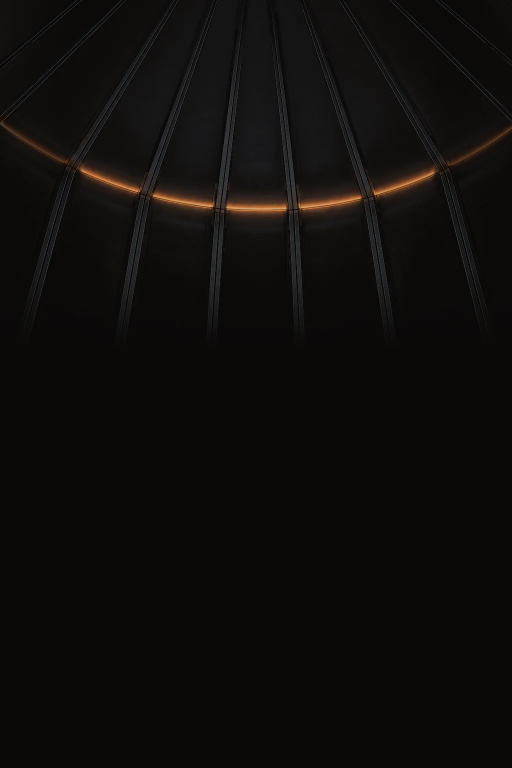
#> input picture img/headroom/ember.webp, 1024 x 1536 px (shown at 1/2 size)
$ python refine_plate.py ../../img/headroom/ember.webp ../../img/headroom/ember_glow.png ../../img/headroom/ember_glow.png ../../img/headroom/ember_glow.png
#> lines starting #> are read from the running program, lines starting #| are printed output that depends on the picture; after the words box and inside, x2 and y2 are one past the last pixel; in counts of white or black regions, pixels touching at a corner belong together
#> call 2 of load, with p = '../../img/headroom/ember_glow.png'
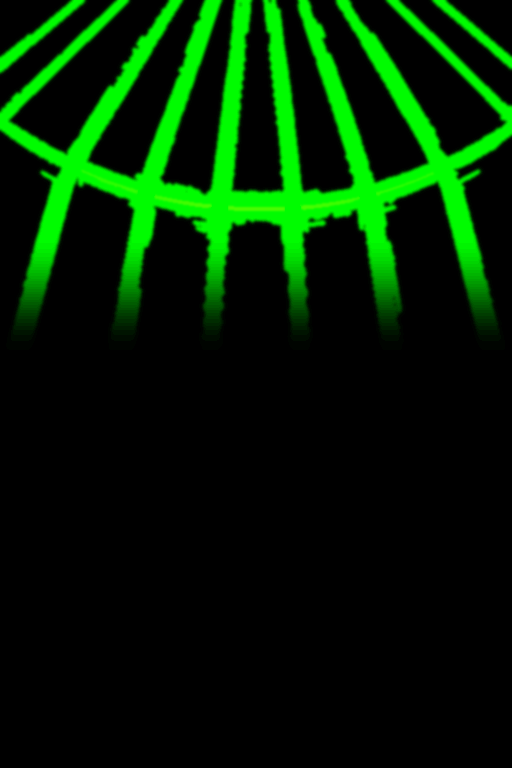
#> input picture img/headroom/ember_glow.png, 512 x 768 px
#!/usr/bin/env python3
"""Ember headroom plate, round 2 (ART 15.4 R9, the style anchor). Written by R (art refinement);
versioned in tools/art by F at R's request (2026-10-22), unchanged but for this header.

  python3 tools/art/refine_plate.py <high.png> <glass.png> <worktree> <review_dir>

<high.png>  gpt-image-2 high final (ribs and seam come from it).
<glass.png> one medium edit_image pass of the high final (smoked glass panels come from it; its
            ribs and seam sit on the same pixels, measured shift 0).
Writes <worktree>/img/headroom/ember.webp and ember_glow.png, the lossless graded plate to
<worktree>/assets/generated/ember-graded.png, and checks to <review_dir>/ember-checks.txt.

Grade (round 2, from the critic's notes):
  - ribs: hue neutralised to titanium #C0C4CA, the painted luminance structure kept and mapped
    onto a face of about .10 to .16 sRGB with 1 to 2 px edge highlights up to .28; the seam's warm
    light stays on the metal within about 15 px of it;
  - glass: the medium pass's smoked panels (curvature, sheen toward the top, the seam's light on
    the glass); saturation capped by brightness (dim glass is warm grey, never brown); darks lean to
    base #0F0D0C, the sheen to titanium's cool neutral;
  - seam: one continuous tone curve (no edge between seam and glass); heat-low orange body at
    saturation <= .70, heat-high only on the 1 to 2 px core over the central 30%; core peak about
    .45 linear at the crown, dimmer toward the ends; outside the outer rib junctions a dim line;
  - fade: one long ramp from row .30 to .46 on everything (no rib termination line); G multiplied
    by the same ramp;
  - off-emitter soft cap .26 sRGB before encoding (<= .30 decoded).
Mask: R = threshold (lum > .5 and (sat > .35 or lum > .8)) on the decoded plate, regions under
40 px dropped, rib mask subtracted, closed r6, ribs subtracted again, weighted crown 1.0 to ends
.6, times R_GAIN (the in-game brightness calibration, see the status file). G = Sobel of luminance,
85th percentile, dilate 2, blur, times the fade ramp. B = 0.
Needs numpy, Pillow, cwebp/dwebp. No network, no API calls.
"""
import os
import subprocess
import sys
from collections import deque

import numpy as np
from PIL import Image, ImageFilter

SRC_H, SRC_G, WT, REV = sys.argv[1], sys.argv[2], sys.argv[3], sys.argv[4]
W, H = 1024, 1536
GW, GH = 512, 768
LUM = np.array([0.2126, 0.7152, 0.0722], np.float32)
HEAT_HI_HUE = 33.8           # hue of #FFD9A8
HEAT_HI_SAT = 0.34           # saturation of #FFD9A8
BODY_HUE = 25.5              # heat-low #FF7A1A is 25.2
SAT_BODY = float(os.environ.get('SAT_BODY', '0.64'))   # hot saturation before encoding (WebP adds ~.06)
SAT_HALO = 0.56              # the halo and the glass (brief: <= .60 decoded)
CORE_SRGB = float(os.environ.get('CORE_SRGB', '0.68'))  # crown core luminance, sRGB (.70 = .45 linear)
R_GAIN = float(os.environ.get('R_GAIN', '0.30'))
OFF_CAP = 0.26               # off-emitter soft cap before encoding (brief: .30 decoded)
BASE = np.array([15, 13, 12], np.float32) / 255       # #0F0D0C
TITANIUM = np.array([192, 196, 202], np.float32) / 255  # #C0C4CA
TEMP = os.path.join(WT, 'assets', 'generated')


def lin(c):
    return np.where(c <= 0.04045, c / 12.92, ((np.maximum(c, 0) + 0.055) / 1.055) ** 2.4)


def enc(c):
    c = np.clip(c, 0, 1)
    return np.where(c <= 0.0031308, c * 12.92, 1.055 * c ** (1 / 2.4) - 0.055)


def smooth(e0, e1, x):
    t = np.clip((x - e0) / (e1 - e0), 0, 1)
    return t * t * (3 - 2 * t)


def hsv(a):
    v = a.max(-1)
    mn = a.min(-1)
    s = (v - mn) / np.maximum(v, 1e-5)
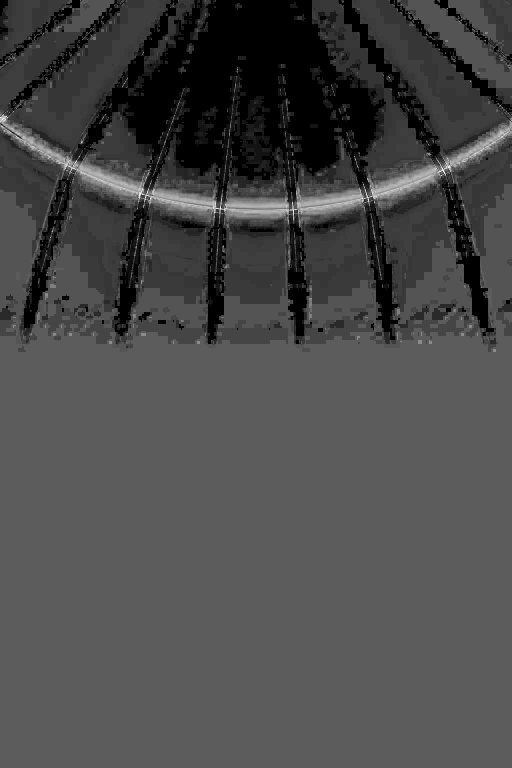
#> s: shape (1536, 1024) float32 (shown at 1/2 size); min 0, max 1, mean 0.292
    r, g, b = a[..., 0], a[..., 1], a[..., 2]
    dd = np.maximum(v - mn, 1e-5)
    h = np.where(v == r, (g - b) / dd % 6, np.where(v == g, (b - r) / dd + 2, (r - g) / dd + 4)) * 60
    return h, s, v


def rgb_from_hsv(h, s, v):
    c = v * s
    hp = (h % 360) / 60
    x = c * (1 - np.abs(hp % 2 - 1))
    z = np.zeros_like(c)
    conds = [hp < 1, hp < 2, hp < 3, hp < 4, hp < 5, hp >= 5]
    rgbs = [(c, x, z), (x, c, z), (z, c, x), (z, x, c), (x, z, c), (c, z, x)]
    out = np.zeros(h.shape + (3,), np.float32)
    done = np.zeros(h.shape, bool)
    for cond, (r, g, b) in zip(conds, rgbs):
        m = cond & ~done
        out[m] = np.stack([r[m], g[m], b[m]], -1)
        done |= m
    return out + (v - c)[..., None]


def img(a):
    return Image.fromarray((np.clip(a, 0, 1) * 255 + 0.5).astype(np.uint8))


def arr(im):
    return np.asarray(im).astype(np.float32) / 255


def maxf(m, size):
    return arr(img(m).filter(ImageFilter.MaxFilter(size)))


def blur(a, s):
    """Separable Gaussian blur of a float map (sigma s px, edges clamped)."""
    r = max(1, int(np.ceil(3 * s)))
    k = np.exp(-0.5 * (np.arange(-r, r + 1) / s) ** 2)
    k /= k.sum()
    a = np.asarray(a, np.float32)
    p = np.pad(a, ((0, 0), (r, r)), mode='edge')
    a = sum(k[i] * p[:, i:i + a.shape[1]] for i in range(2 * r + 1))
    p = np.pad(a, ((r, r), (0, 0)), mode='edge')
    return sum(k[i] * p[i:i + a.shape[0]] for i in range(2 * r + 1))


def disk_morph(m, r, op):
    out = np.zeros_like(m) if op == 'dilate' else np.ones_like(m)
    pad = np.pad(m, r, constant_values=(op == 'erode'))
    for dy in range(-r, r + 1):
        for dx in range(-r, r + 1):
            if dx * dx + dy * dy > r * r:
                continue
            s = pad[r + dy:r + dy + m.shape[0], r + dx:r + dx + m.shape[1]]
            out = (out | s) if op == 'dilate' else (out & s)
    return out


def label(m):
    lab = np.zeros(m.shape, np.int32)
    n = 0
    hh, ww = m.shape
    for y0, x0 in zip(*np.nonzero(m)):
        if lab[y0, x0]:
            continue
        n += 1
        q = deque([(y0, x0)])
        lab[y0, x0] = n
        while q:
            y, x = q.popleft()
            for dy in (-1, 0, 1):
                for dx in (-1, 0, 1):
                    yy, xx = y + dy, x + dx
                    if 0 <= yy < hh and 0 <= xx < ww and m[yy, xx] and not lab[yy, xx]:
                        lab[yy, xx] = n
                        q.append((yy, xx))
    return lab, n


def load(p):
    return arr(Image.open(p).convert('RGB').resize((W, H), Image.LANCZOS))


# ---------------------------------------------------------------- sources, seam curve, rib mask
hi = load(SRC_H)
gl = load(SRC_G)
Hh, S0, V0 = hsv(hi)
Y0 = hi @ LUM
xs = np.arange(W)
score = np.where(S0 > 0.4, Y0, 0)
rows = score[150:520].argmax(0) + 150
#> rows = 1024 values, max 510 at index 578, min 235 at index 11, mean 364.1
ok = score[150:520].max(0) > 0.5
co = np.polyfit(xs[ok], rows[ok], 4)
#> co = [-3.2e-10, 6.32e-07, -0.00103, 0.74, 245.4]
for _ in range(3):
    keep = ok & (np.abs(rows - np.polyval(co, xs)) < 6)
    co = np.polyfit(xs[keep], rows[keep], 4)
seam_r = np.polyval(co, xs)
#> seam_r = 1024 values, max 417.8 at index 524, min 245 at index 0, mean 364.4
seam_dr = np.polyval(np.polyder(co), xs)
#> seam_dr = 1024 values, max 0.744 at index 0, min -0.751 at index 1023, mean 0.00797
YY, XX = np.mgrid[0:H, 0:W]
D = (YY - seam_r[None, :]) / np.sqrt(1 + seam_dr[None, :] ** 2)   # signed px from the seam
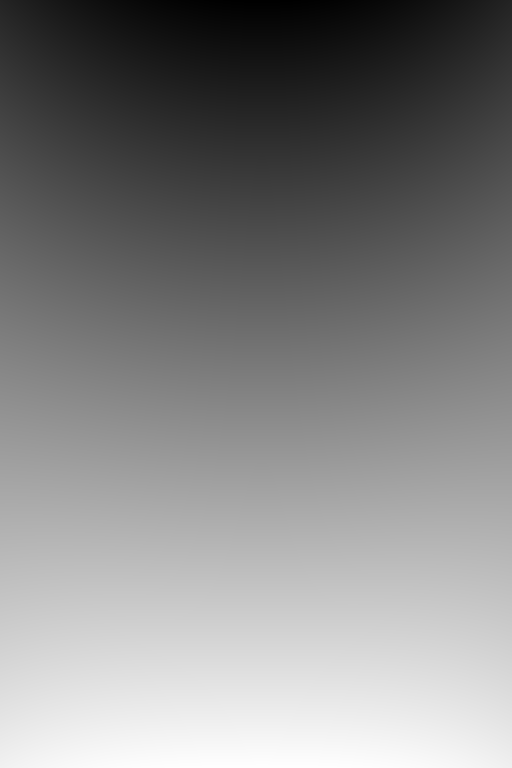
#> D: shape (1536, 1024) float64 (shown at 1/2 size); min -417.8, max 1117.2, mean 374.7; drawn with min black and max white
AD = np.abs(D)
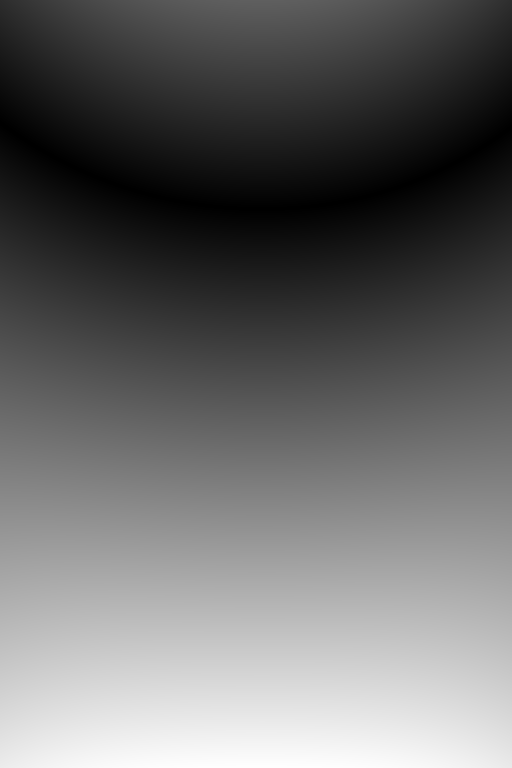
#> AD: shape (1536, 1024) float64 (shown at 1/2 size); min 0.000905, max 1117.2, mean 458.8; drawn with min black and max white

neutral = arr(img((S0 < 0.32) & (V0 > 0.12)).filter(ImageFilter.MedianFilter(3))) > 0.5
#> in img, `return Image.fromarray((np.clip(a, 0, 1) * 255 + 0.5).astype(np.uint8))`:
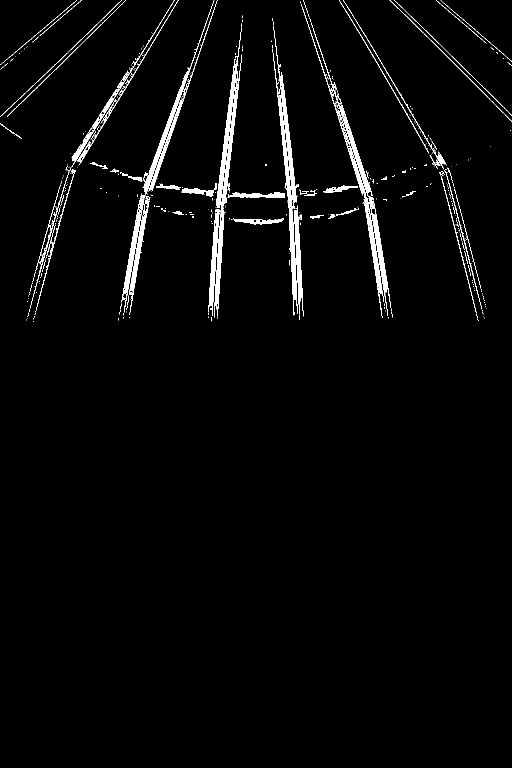
#> returned value: PIL image 1024x1536 L (shown at 1/2 size); 2.6% white; 547 white regions (465 under 20 px), largest, box (x1, y1, x2, y2) and area: (432, 55, 483, 416) 2364, (287, 0, 429, 389) 2129, (547, 51, 594, 418) 1984
#> in arr (call 3), `return np.asarray(im).astype(np.float32) / 255`: returned value: shape (1536, 1024) float32; values 0 (black) and 1 (white), 2.3% white; 552 white regions (452 under 20 px), largest, box (x1, y1, x2, y2) and area: (432, 117, 478, 417) 3939, (555, 150, 594, 419) 3349, (287, 133, 382, 389) 2009
stubs = neutral & (AD > 26) & (AD < 95)
#> stubs: shape (1536, 1024) bool; 0.73% white; 134 white regions (93 under 20 px), largest, box (x1, y1, x2, y2) and area: (293, 296, 324, 363) 597, (707, 300, 736, 368) 596, (435, 319, 452, 388) 581
lab, n = label(stubs)
#> the loop in label, `for y0, x0 in zip(*np.nonzero(m)):` made 11496 passes
#> (y0, x0) on passes 1 to 3: (175, 61), (176, 60), (176, 61)
#> after the loop in label, `for y0, x0 in zip(*np.nonzero(m)):`: lab: shape (1536, 1024) int32; 135 distinct labels, from 0 to 134
#> after the loop in label, `for y0, x0 in zip(*np.nonzero(m)):`: n = 134
#> n = 134
ext = np.zeros((H, W), bool)
for i in range(1, n + 1):
    ys, xq = np.nonzero(lab == i)
    if len(ys) < 250 or AD[ys, xq].min() > 34:
        continue
    P = np.stack([xq, ys], 1).astype(np.float64)
    c = P.mean(0)
    _, _, vt = np.linalg.svd(P - c, full_matrices=False)
    hw = np.percentile(np.abs((P - c) @ vt[1]), 97) + 1.5
    x0, x1 = max(0, xq.min() - 80), min(W, xq.max() + 80)
    y0, y1 = max(0, ys.min() - 140), min(H, ys.max() + 140)
    sub = np.stack([XX[y0:y1, x0:x1] - c[0], YY[y0:y1, x0:x1] - c[1]], -1)
    side = np.sign(np.median(D[ys, xq]))
    dd = D[y0:y1, x0:x1] * side
    ext[y0:y1, x0:x1] |= (np.abs(sub @ vt[1]) <= hw) & (dd <= 34) & (dd >= -4)
#> this loop made 134 passes
#> (ys, xq) on passes 1, 3, 5, 8, 10: ([175, 176, 176, 177, 177, 178, 178, 179, 179, 180, 180], [61, 60, 61, 59, 60, 58, 59, 57, 58, 56, 57]), ([180, 181, 181], [68, 67, 68]), ([184], [64]), ([203, 203, 204], [984, 985, 985]), ([206], [41])
#> (c, vt, hw, x0, x1, y0, y1) on passes 17, 38, 40, 41, 43, 46: ([170.6, 282.5], [[-0.54, 0.842], [0.842, 0.54]], 5.75, 70, 273, 109, 449), ([307.7, 329.5], [[-0.335, 0.942], [0.942, 0.335]], 5.76, 213, 403, 156, 502), ([317.4, 332.1], [[-0.33, 0.944], [0.944, 0.33]], 4.78, 223, 412, 159, 504), ([720.8, 333.6], [[0.311, 0.951], [-0.951, 0.311]], 5.7, 627, 815, 160, 507), ([711.1, 337.1], [[0.305, 0.952], [-0.952, 0.305]], 5.02, 618, 804, 163, 509), ([442.8, 353.6], [[-0.124, 0.992], [0.992, 0.124]], 5.6, 355, 531, 179, 527)
#> ext: shape (1536, 1024) bool; 0.52% white; 4 white regions, box (x1, y1, x2, y2) and area: (385, 380, 649, 451) 5144, (274, 353, 314, 424) 1513, (714, 357, 747, 429) 1154, (133, 300, 164, 337) 439
rib_core = (neutral & (AD > 6)) | ext
#> rib_core: shape (1536, 1024) bool; 2.5% white; 522 white regions (442 under 20 px), largest, box (x1, y1, x2, y2) and area: (363, 117, 716, 620) 17594, (245, 133, 382, 591) 7228, (679, 211, 765, 588) 4181
rib = maxf(rib_core, 5) > 0.5                          # glow mask: never on metal (2 px margin)
#> in arr (call 4), `return np.asarray(im).astype(np.float32) / 255`: returned value: shape (1536, 1024) float32; values 0 (black) and 1 (white), 5.2% white; 105 white regions, largest, box (x1, y1, x2, y2) and area: (222, 100, 782, 628) 50242, (130, 41, 326, 360) 6494, (706, 47, 892, 334) 4297
rib_cut = maxf(rib_core, 3) > 0.5                      # the rib's own pixels (1 px margin)
#> in arr (call 5), `return np.asarray(im).astype(np.float32) / 255`: returned value: shape (1536, 1024) float32; values 0 (black) and 1 (white), 3.9% white; 257 white regions (132 under 20 px), largest, box (x1, y1, x2, y2) and area: (362, 116, 779, 621) 31241, (243, 128, 385, 603) 9768, (132, 52, 318, 359) 4486
rib_soft = np.clip(blur(rib_cut.astype(np.float32), 0.8), 0, 1)
#> in blur, `p = np.pad(a, ((0, 0), (r, r)), mode='edge')`: p: shape (1536, 1030) float32; values 0 (black) and 1 (white), 3.9% white; 257 white regions (131 under 20 px), largest, box (x1, y1, x2, y2) and area: (365, 116, 782, 621) 31241, (246, 128, 388, 603) 9768, (135, 52, 321, 359) 4486

# composite: ribs and the seam band from the high final, the glass from the medium pass
take_hi = np.maximum(np.clip(blur((maxf(rib_core, 5) > 0.5).astype(np.float32), 1.0), 0, 1),
                     1 - smooth(7, 14, AD))[..., None]
#> in blur (call 2), `p = np.pad(a, ((0, 0), (r, r)), mode='edge')`: p: shape (1536, 1030) float32; values 0 (black) and 1 (white), 5.2% white; 105 white regions, largest, box (x1, y1, x2, y2) and area: (225, 100, 785, 628) 50242, (133, 41, 329, 360) 6494, (709, 47, 895, 334) 4297
#> in smooth, `t = np.clip((x - e0) / (e1 - e0), 0, 1)`:
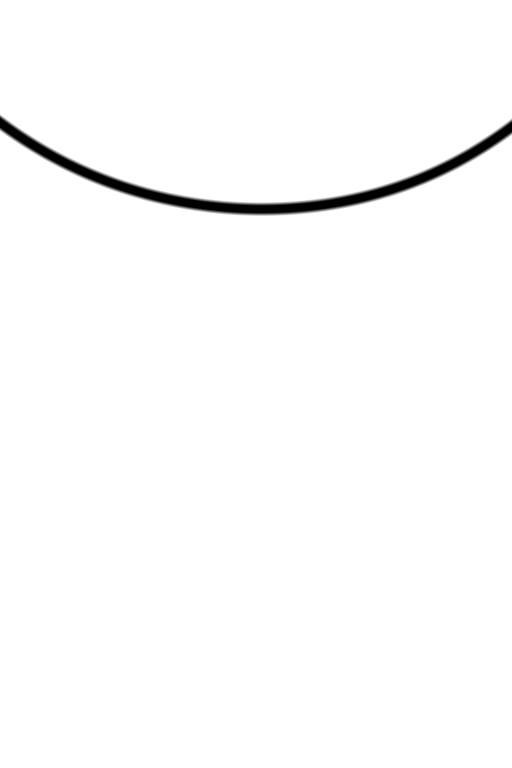
#> t: shape (1536, 1024) float64 (shown at 1/2 size); min 0, max 1, mean 0.985
src = hi * take_hi + gl * (1 - take_hi)
Hs, Ss, Vs = hsv(src)
#> in hsv (call 2), `h = np.where(v == r, (g - b) / dd % 6, np.where(v == g, (b - r) / dd +..`:
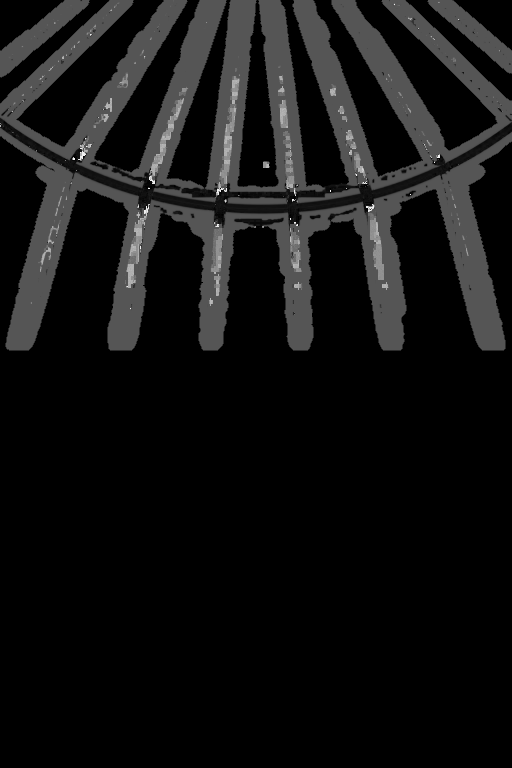
#> h: shape (1536, 1024) float64 (shown at 1/2 size); min 0, max 359.6, mean 25.5; drawn with min black and max white
Ls = src @ LUM                                         # sRGB-weighted luminance (painted)

# ---------------------------------------------------------------- tone: one curve off the metal
ax = np.abs(XX / (W - 1) - 0.5)
yn = YY / (H - 1)
# seam brightness along x: brightest at the crown, dimmer toward the outer rib junctions, a dim
# line beyond them (emitters stay inside the centre 70%)
on_seam = rib & (AD < 3)
cols = np.nonzero(on_seam.any(0))[0]
#> cols = 128 values from 131 to 748
left_rib = cols[(cols < 0.25 * W) & (cols > 0.05 * W)]
#> left_rib = 18 values from 131 to 148
right_rib = cols[(cols > 0.75 * W) & (cols < 0.95 * W)]
#> right_rib = empty array
xl_in = max(left_rib.max() + 6 if len(left_rib) else 0, 0.15 * W + 6)
#> xl_in = 159.6
xr_in = min(right_rib.min() - 6 if len(right_rib) else W, 0.85 * W - 6)
#> xr_in = 864.4
inside = smooth(xl_in - 8, xl_in, XX) * (1 - smooth(xr_in, xr_in + 8, XX))
crown = 1 - smooth(0.05, 0.33, ax)
env = 0.16 + 0.84 * inside                             # full between the outer junctions, .16 beyond
seam_w = 1 - smooth(26, 60, AD)                         # the seam's light reaches ~60 px


def tone(x):
    """sRGB luminance -> sRGB luminance: .8x + .006 up to .30, then a shoulder that lifts the
    seam's body (painted .6 -> .52, .75 -> .61) and tops out at CORE_SRGB."""
    t = np.clip((x - 0.30) / 0.70, 0, 1)
    sh = 0.246 + (CORE_SRGB - 0.246) * (1 - (1 - t) ** 1.6)
    return np.where(x <= 0.30, 0.8 * x + 0.006, sh)


Lt = tone(Ls)
# the seam's light (above the local glass level) follows the x envelope; the glass does not
glass_lvl = tone(np.minimum(Ls, 0.16))
Lt = glass_lvl + (Lt - glass_lvl) * (1 - (1 - env) * seam_w)
# the white-hot core peaks only over the central 30%; elsewhere it sits just above the body
crown30 = 1 - smooth(0.10, 0.20, ax)
Lt = np.minimum(Lt, 0.60 + (CORE_SRGB - 0.60) * crown30)
# the smoked glass away from the seam's light: the painted sheen kept at PANEL_K of its contrast
# over a dark glass level, so the panels vary by about .03 to .08 (never a grey wash)
PANEL_D0, PANEL_K = 0.045, float(os.environ.get('PANEL_K', '0.55'))
wp = smooth(25, 60, AD)
Lt = np.where(Lt > PANEL_D0, Lt * (1 - wp) + (PANEL_D0 + (Lt - PANEL_D0) * PANEL_K) * wp, Lt)

# ---------------------------------------------------------------- colour off the metal
core = smooth(0.80, 0.95, Y0) * (1 - smooth(1.5, 3.0, AD)) * take_hi[..., 0]   # the 1-2 px core
k_hi = core * (1 - smooth(0.10, 0.155, ax))            # heat-high only over the central 30%
warm_src = ((Hs < 70) | (Hs > 300)) & (Ss > 0.12)
hue = np.where(Hs > 300, Hs - 360, Hs)
hue = np.where(warm_src, np.clip(hue, 22.0, 36.0), Hs)
# near the seam the hot pixels sit on the heat axis; beyond 12 px only the bright light does
near = 1 - smooth(9, 12, AD)
on_axis = np.maximum(near, smooth(0.12, 0.18, Vs) * warm_src)
hue = hue * (1 - on_axis) + (BODY_HUE + (HEAT_HI_HUE - BODY_HUE) * k_hi) * on_axis
# saturation is capped by brightness: dim glass is warm grey, the halo <= .60, the body <= SAT_BODY
cap = 0.22 + (SAT_HALO - 0.22) * smooth(0.05, 0.30, Lt)
cap = cap + (SAT_BODY - SAT_HALO) * smooth(0.40, 0.50, Lt) * (1 - smooth(9, 12, AD))
sat = np.minimum(Ss, cap) * (1 - near) + cap * near   # the seam band sits on the heat axis
sat = sat + (HEAT_HI_SAT - sat) * k_hi
# neutral glass: darks toward base (warm), the sheen toward titanium's cool neutral
lin_base = lin(BASE)
lin_ti = lin(TITANIUM)
r_base = lin_base / (lin_base @ LUM)
r_ti = lin_ti / (lin_ti @ LUM)
r_neu = r_base + (r_ti - r_base) * smooth(0.05, 0.14, Lt)[..., None]
col_src = rgb_from_hsv(hue, sat, np.ones_like(hue))
#> the loop in rgb_from_hsv, `for cond, (r, g, b) in zip(conds, rgbs):` made 6 passes
cl = lin(col_src)
r_src = cl / np.maximum(cl @ LUM, 1e-5)[..., None]
w_src = np.maximum(smooth(0.12, 0.30, Ss) * warm_src, on_axis)[..., None]
ratio = r_src * w_src + r_neu * (1 - w_src)
glass_lin = ratio * lin(Lt)[..., None]

# ---------------------------------------------------------------- ribs: titanium, painted structure
Lr = 0.345 * (1 - np.exp(-Ls / 0.7))                    # face .10-.15, edge highlights <= .27
warm_keep = (1 - smooth(5, 16, AD))[..., None]
rs = lin(src)
r_rib_src = rs / np.maximum(rs @ LUM, 1e-6)[..., None]
r_rib = r_ti * (1 - warm_keep) + r_rib_src * warm_keep
rib_lin = r_rib * lin(Lr)[..., None]
rs_ = rib_soft[..., None]
out_lin = rib_lin * rs_ + glass_lin * (1 - rs_)

# ---------------------------------------------------------------- falloff and floor
gain_top = 0.82 + 0.18 * smooth(0.0, 0.14, yn)
gain_low = 1 - smooth(0.30, 0.46, yn)                   # one long ramp: no rib termination line
gain = (gain_top * gain_low)[..., None]
out_lin = out_lin * gain + lin_base * 0.7 * (1 - gain * 0.5)

# off-emitter soft cap beyond the seam core
Yo = np.maximum(out_lin @ LUM, 1e-7)
lo = enc(Yo)
c0 = OFF_CAP - 0.05
capped = np.where(lo < c0, lo, c0 + 0.05 * (1 - np.exp(-(lo - c0) / 0.05)))
cap_w = smooth(5, 8, AD) + (1 - smooth(5, 8, AD)) * (1 - inside)
lo2 = lo * (1 - cap_w) + capped * cap_w
out_lin = out_lin * (lin(lo2) / Yo)[..., None]
out = enc(out_lin)

# final guards: nothing whiter than heat-high; hot pixels within the saturation budget
oh, os_, ov = hsv(out)
luma_o = out @ LUM
hot = luma_o > 0.40
os_ = np.where(hot & (os_ > SAT_BODY), SAT_BODY, os_)
ov = np.minimum(ov, 1.0)
out = np.clip(rgb_from_hsv(oh, os_, ov), 0, 1)
#> the loop in rgb_from_hsv (call 2), `for cond, (r, g, b) in zip(conds, rgbs):` made 6 passes

# ---------------------------------------------------------------- export plate
os.makedirs(os.path.join(WT, 'img', 'headroom'), exist_ok=True)
png_tmp = os.path.join(TEMP, 'ember-graded.png')
img(out).save(png_tmp)
dst = os.path.join(WT, 'img', 'headroom', 'ember.webp')
subprocess.run(['cwebp', '-quiet', '-q', '85', '-m', '6', '-sharp_yuv', '-metadata', 'none',
                png_tmp, '-o', dst], check=True)
#> (this line was passed over: subprocess is not available in this run)
dec_tmp = os.path.join(TEMP, 'ember-decoded.png')
subprocess.run(['dwebp', '-quiet', dst, '-o', dec_tmp], check=True)
#> (this line was passed over: subprocess is not available in this run)
#> (the run stopped early here; a loop or call above may not have finished)
